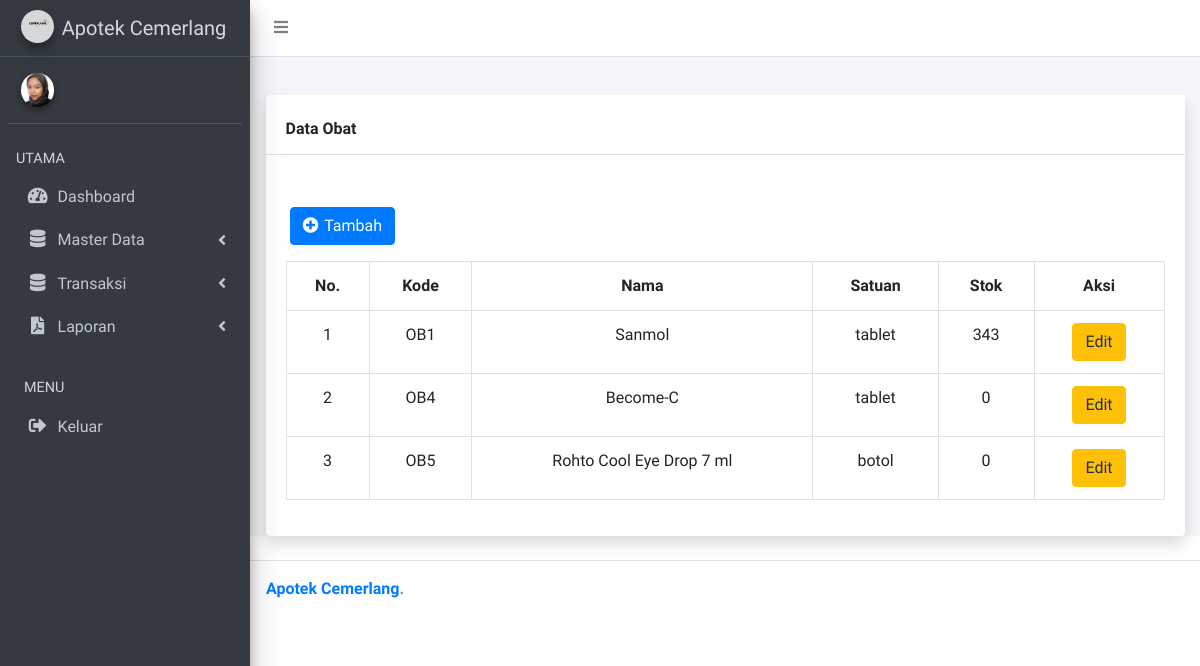
The page /index.php/obat on the database as committed earlier.
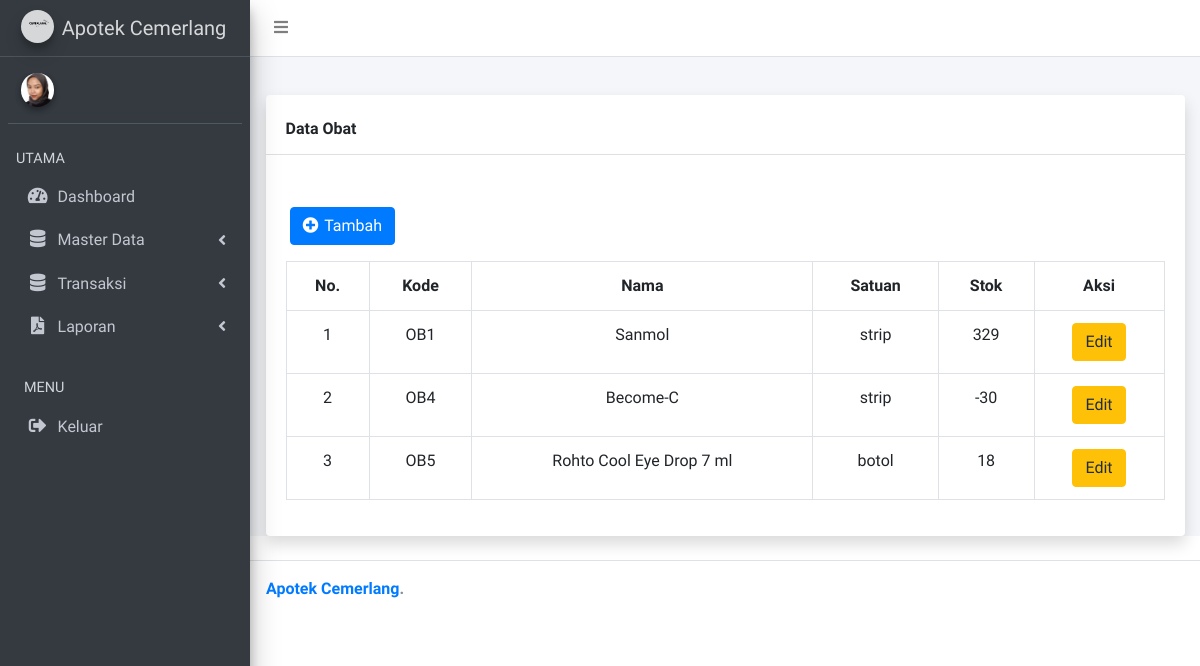
The same page on the database as committed later.
### tables this page shows
CREATE TABLE `drugs` (
  `id` int(11) NOT NULL,
  `kode_obat` varchar(12) NOT NULL,
  `name` varchar(64) NOT NULL,
  `id_unit` varchar(11) NOT NULL,
  `stock` int(11) NOT NULL
);

CREATE TABLE `units` (
  `id` int(11) NOT NULL,
  `name` varchar(32) NOT NULL
);

### application/controllers/obat.php (called while the page is built, shortened)
<?php
class obat extends CI_Controller
{
    public function __construct()
    {
        $this->load->model('obatModel');
        $this->load->model('satuanModel');
    }
    public function index()
    {
        $data = [
            'data' => $this->obatModel->index(),
            'title' => 'Daftar Obat',
            'lastId' => $this->obatModel->lastId(),
            'satuan' => $this->satuanModel->index(),
        ];
        $this->load->view('module/header', $data);
        $this->load->view('obat/drugs', $data);
        $this->load->view('module/footer');
    }
}

### index.php (called while the page is built, shortened)
<?php
require_once BASEPATH.'core/CodeIgniter.php';

### application/models/obatModel.php (called while the page is built, shortened)
<?php
class obatModel extends CI_Model{
    public function index(){
        return $this->db->query('select drugs.id as id_obat,units.name as satuan,drugs.name,kode_obat,stock from drugs join units on drugs.id_unit = units.id')->result();
    }
    public function lastId(){
        $last_row = $this->db->order_by('id', "desc")
            ->limit(1)
            ->get('drugs')
            ->row();
        $arrstr = str_split($last_row->kode_obat);
        $last = number_format($arrstr[2]);
        return $laststr = "OB" . ($last + 1);
    }
}

### application/models/satuanModel.php (called while the page is built, shortened)
<?php
class satuanModel extends CI_Model
{
    public function index()
    {
        return $this->db->get('units')->result();
    }
}

### application/views/obat/drugs.php (the view, shortened to what this page needs)
<div class="content-wrapper">
  <section class="content-header">
  </section>
  <section class="content">
    <div class="container">
      <div class="card shadow mb-4">
        <div class="card-header py-3 mt-2">
          <h6 class="m-0 font-weight-bold ">Data Obat</h6>
        </div>
        <form action="{{ url('COA') }}" method="get">
        </form>
        <div class="card-body">
          <a href="#" class="btn btn-primary ml-1 mt-3 mb-3" id="tambah"> <i class="fas fa-plus-circle me-1  " style="letter-spacing: 2px"></i> Tambah </a>
          <div class="table-responsive">
            <table class="table table-bordered" id="dataTable" width="100%" cellspacing="0">
              <tr class="text-center">
                <th>No.</th>
                <th>Kode</th>
                <th>Nama</th>
                <th>Satuan</th>
                <th>Stok</th>
                <th>Aksi</th>
              </tr>
              <?php
              $no = 1;
              ?>
              <?php foreach ($data as $d) : ?>
                <tr class="text-center">
                  <td><?= $no ?></td>
                  <td> <?= $d->kode_obat ?> </td>
                  <td> <?= $d->name ?> </td>
                  <td> <?= $d->satuan ?> </td>
                  <td> <?= $d->stock ?> </td>
                  <td>
                    <a href="#" class="btn btn-warning" onclick="edit(<?= $d->id_obat ?>)"> Edit</a>
                  </td>
                </tr>
                <?php
                $no++;
                ?>
              <?php endforeach; ?>
            </table>
          </div>
        </div>
      </div>
    </div>
  </section>
</div>

Rows that differ between the two databases and show on the page:
changed drugs "OB1": id_unit.name "tablet" → "strip"; stock "343" → "329"
changed drugs "OB4": id_unit.name "tablet" → "strip"; stock "0" → "-30"
changed drugs "OB5": stock "0" → "18"
